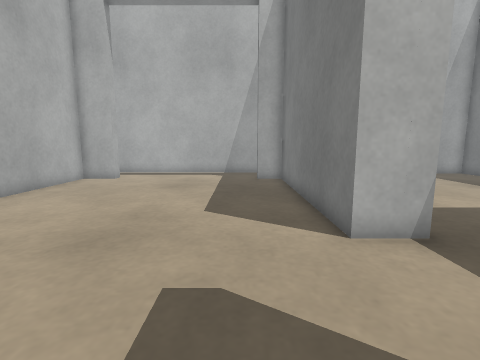
view 1 (above)

18 first-person views from a walk through a world built for the Gazebo simulator. The camera is 0.49 m above the floor, tilts 8° down and sees 85° across. The floor is counted in squares, 0.25 m on a side. Each view is taken from the middle of a square. On the plan, view 1 faces up. The plan holds only what a view shows up to about 16 squares ahead; the rest is blank. The place goes on beyond the plan.

view 2
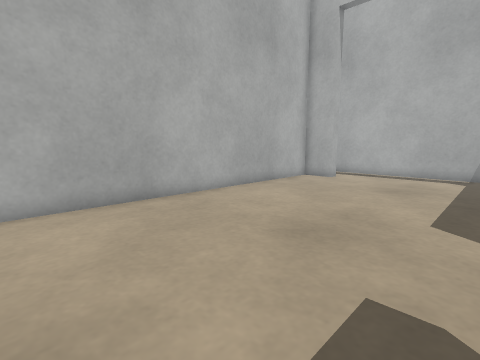

view 3
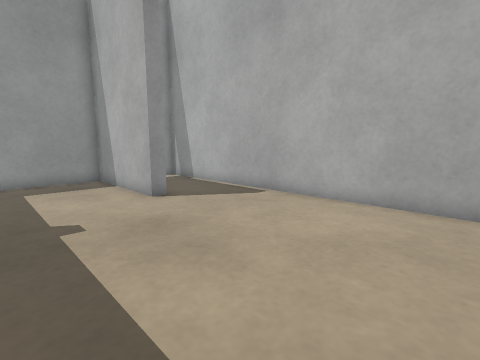

view 4
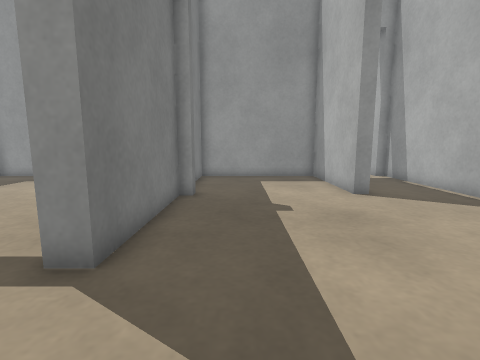

view 5
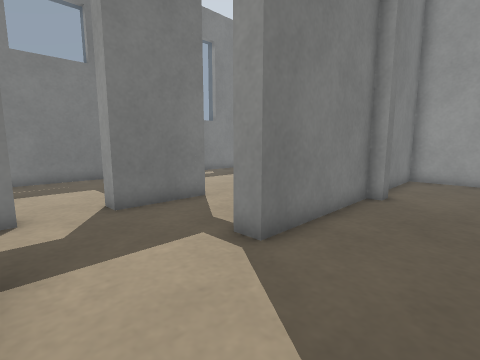

view 6
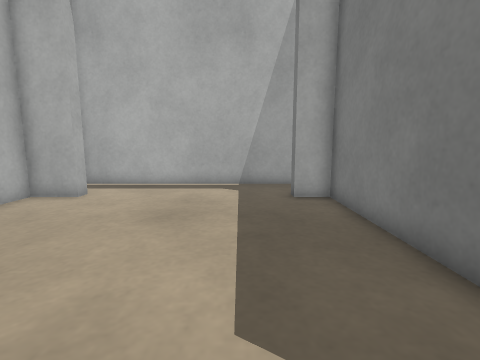

view 7
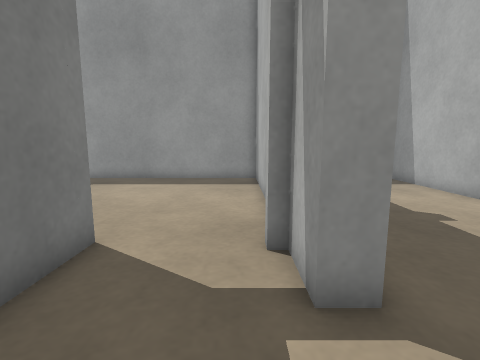

view 8
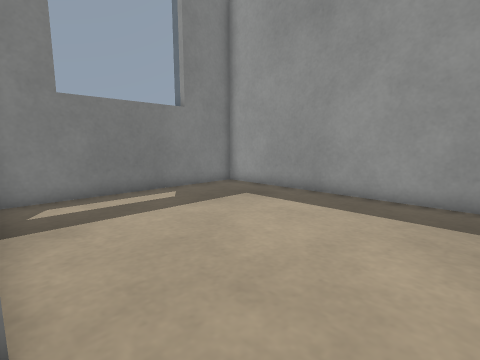

view 9
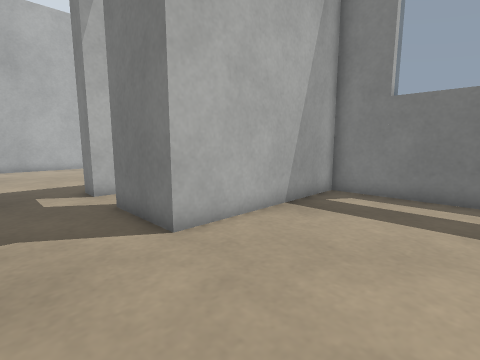

view 10
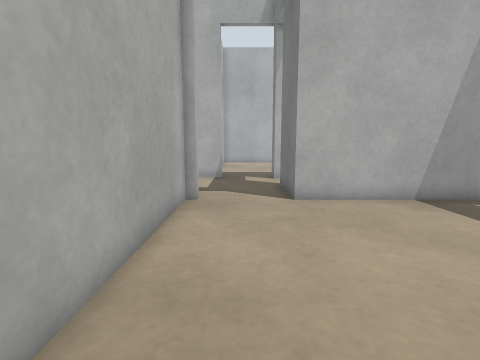

view 11
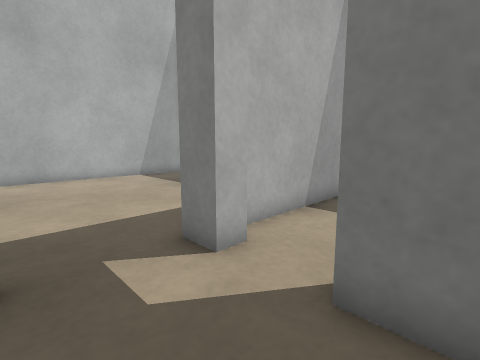

view 12
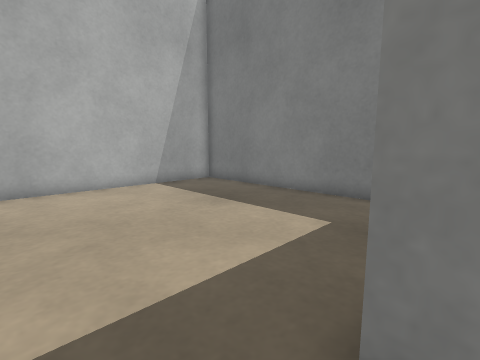

view 13
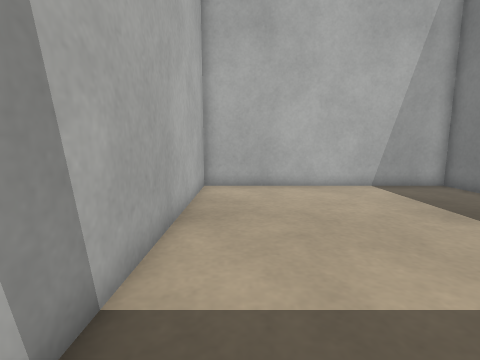

view 14
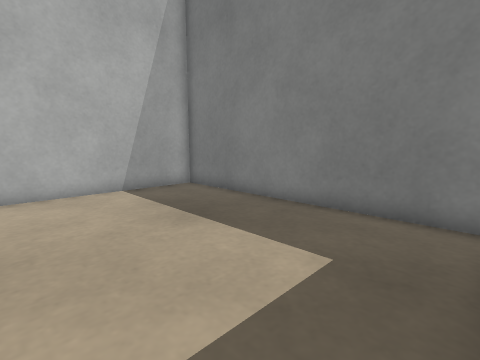

view 15
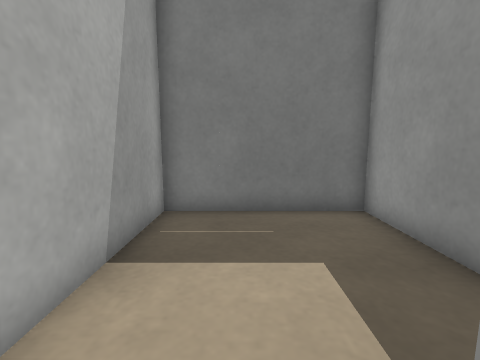

view 16
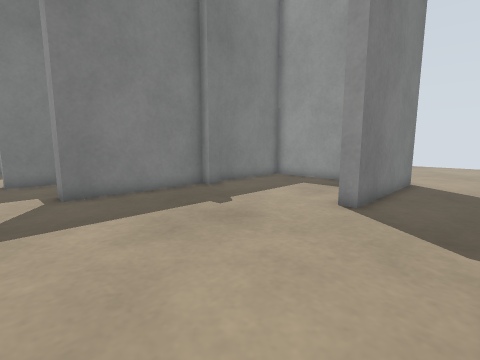

view 17
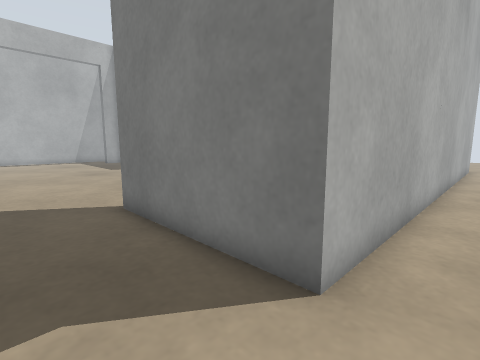

view 18
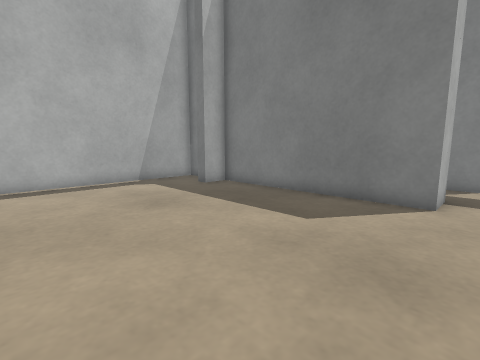

### Floor plan
Ten units are one square. View 1 is at (0, 0); x grows to the right and y downward. Boxes are objects, and circles mark ways between rooms. Rooms are numbered by the first view taken in them; rooms with no view inside come last. Other rooms are left out.
<svg viewBox="-92 -181 242 301">
<path fill="none" stroke="#000" d="M34 -52 23 -52 23 -144 10 -144 10 -151M69 10 69 -23 78 -23M-69 -151 -69 -144 -87 -144 -87 108M23 -168 23 -176 -85 -176M138 115 -50 115 -50 50 -44 50 -44 107 23 107 23 -11 31 -11 31 26M31 26 31 107 145 107 145 10 69 10M145 -62 145 -170 33 -170 33 -65M108 6 145 6 145 -52 84 -52"/>
<rect x="-85" y="105" width="10" height="10" fill="#bbb"><title>white box</title></rect>
<rect x="15" y="45" width="10" height="10" fill="#bbb"><title>white post</title></rect>
<rect x="25" y="5" width="10" height="10" fill="#bbb"><title>white post</title></rect>
<rect x="35" y="-55" width="10" height="10" fill="#bbb"><title>white post</title></rect>
<rect x="65" y="-55" width="10" height="10" fill="#bbb"><title>white post</title></rect>
<circle cx="50" cy="17" r="3" fill="#2a7"/>
<circle cx="55" cy="-50" r="3" fill="#2a7"/>
<circle cx="80" cy="-35" r="3" fill="#2a7"/>
<text x="-20" y="-10">1</text>
<text x="90" y="60">2</text>
<text x="90" y="-110">3</text>
<text x="110" y="-20">4</text>
</svg>
Room 1 opens to room 2. Room 1 opens to room 3. Room 1 opens to room 4.

Where each view was taken, in squares from view 1:
view 1: 0 up, 0 right, facing up
view 2: 0 up, 0 right, facing up-left
view 3: 4 up, 0 right, facing down-left
view 4: 5 up, 0 right, facing down
view 5: 5 up, 1 left, facing down-right
view 6: 5 up, 1 left, facing up
view 7: 4 up, 4 right, facing down
view 8: 1 down, 4 right, facing down-right
view 9: 6 down, 4 right, facing up-right
view 10: 10 down, 5 right, facing up
view 11: 1 up, 4 right, facing up-right
view 12: 5 up, 5 right, facing up-right
view 13: 5 up, 5 right, facing up
view 14: 6 up, 7 right, facing up-right
view 15: 3 up, 7 right, facing right
view 16: 3 up, 8 left, facing down-right
view 17: 13 down, 8 left, facing up-right
view 18: 4 up, 7 left, facing up-right
